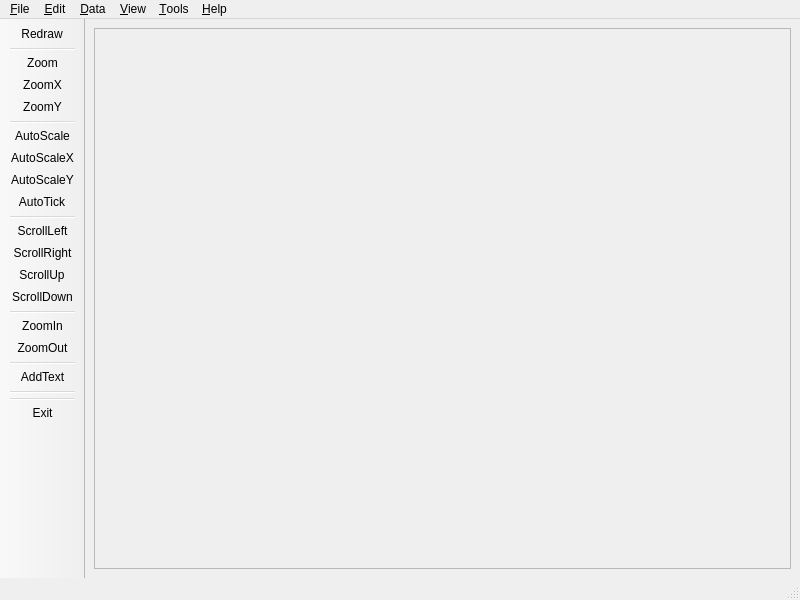
<ui version="4.0" >
 <class>MainWindow</class>
 <widget class="QMainWindow" name="MainWindow" >
  <property name="geometry" >
   <rect>
    <x>0</x>
    <y>0</y>
    <width>800</width>
    <height>600</height>
   </rect>
  </property>
  <property name="windowTitle" >
   <string>Grace</string>
  </property>
  <widget class="QWidget" name="centralwidget" >
   <layout class="QGridLayout" name="gridLayout" >
    <item row="0" column="0" >
     <widget class="QScrollArea" name="scrollArea" >
      <property name="widgetResizable" >
       <bool>true</bool>
      </property>
      <property name="alignment" >
       <set>Qt::AlignLeading|Qt::AlignLeft|Qt::AlignTop</set>
      </property>
      <widget class="CanvasWidget" name="widget" >
       <property name="geometry" >
        <rect>
         <x>0</x>
         <y>0</y>
         <width>707</width>
         <height>540</height>
        </rect>
       </property>
       <layout class="QGridLayout" name="gridLayout_2" />
      </widget>
     </widget>
    </item>
   </layout>
  </widget>
  <widget class="QMenuBar" name="menubar" >
   <property name="geometry" >
    <rect>
     <x>0</x>
     <y>0</y>
     <width>800</width>
     <height>19</height>
    </rect>
   </property>
   <widget class="QMenu" name="menu_File" >
    <property name="title" >
     <string>&amp;File</string>
    </property>
    <addaction name="actionNew" />
    <addaction name="actionOpen" />
    <addaction name="actionSave" />
    <addaction name="actionSaveAs" />
    <addaction name="actionRevertToSaved" />
    <addaction name="separator" />
    <addaction name="actionPrintSetup" />
    <addaction name="actionPrint" />
    <addaction name="separator" />
    <addaction name="actionExit" />
   </widget>
   <widget class="QMenu" name="menu_Edit" >
    <property name="title" >
     <string>&amp;Edit</string>
    </property>
   </widget>
   <widget class="QMenu" name="menu_Data" >
    <property name="title" >
     <string>&amp;Data</string>
    </property>
   </widget>
   <widget class="QMenu" name="menu_View" >
    <property name="title" >
     <string>&amp;View</string>
    </property>
    <widget class="QMenu" name="menuSho_w_Hide" >
     <property name="title" >
      <string>Sho&amp;w/Hide</string>
     </property>
     <addaction name="actionLocatorBar" />
     <addaction name="actionStatusBar" />
     <addaction name="actionTooBar" />
    </widget>
    <widget class="QMenu" name="menuPage_zoom" >
     <property name="title" >
      <string>Page &amp;zoom</string>
     </property>
     <addaction name="actionSmaller" />
     <addaction name="actionLarger" />
     <addaction name="separator" />
     <addaction name="actionOriginalSize" />
    </widget>
    <addaction name="menuSho_w_Hide" />
    <addaction name="menuPage_zoom" />
    <addaction name="separator" />
    <addaction name="actionPageRendering" />
    <addaction name="separator" />
    <addaction name="actionRedraw" />
    <addaction name="separator" />
    <addaction name="actionUpdateAll" />
   </widget>
   <widget class="QMenu" name="menu_Tools" >
    <property name="title" >
     <string>&amp;Tools</string>
    </property>
   </widget>
   <widget class="QMenu" name="menu_Help" >
    <property name="title" >
     <string>&amp;Help</string>
    </property>
   </widget>
   <addaction name="menu_File" />
   <addaction name="menu_Edit" />
   <addaction name="menu_Data" />
   <addaction name="menu_View" />
   <addaction name="menu_Tools" />
   <addaction name="menu_Help" />
  </widget>
  <widget class="QStatusBar" name="statusbar" />
  <widget class="QToolBar" name="toolBar" >
   <property name="windowTitle" >
    <string>toolBar</string>
   </property>
   <property name="movable" >
    <bool>false</bool>
   </property>
   <property name="iconSize" >
    <size>
     <width>16</width>
     <height>16</height>
    </size>
   </property>
   <property name="floatable" >
    <bool>false</bool>
   </property>
   <attribute name="toolBarArea" >
    <enum>LeftToolBarArea</enum>
   </attribute>
   <attribute name="toolBarBreak" >
    <bool>false</bool>
   </attribute>
   <addaction name="actionRedraw" />
   <addaction name="separator" />
   <addaction name="actionZoom" />
   <addaction name="actionZoomX" />
   <addaction name="actionZoomY" />
   <addaction name="separator" />
   <addaction name="actionAutoScale" />
   <addaction name="actionAutoScaleX" />
   <addaction name="actionAutoScaleY" />
   <addaction name="actionAutoTick" />
   <addaction name="separator" />
   <addaction name="actionScrollLeft" />
   <addaction name="actionScrollRight" />
   <addaction name="actionScrollUp" />
   <addaction name="actionScrollDown" />
   <addaction name="separator" />
   <addaction name="actionZoomIn" />
   <addaction name="actionZoomOut" />
   <addaction name="separator" />
   <addaction name="actionAddText" />
   <addaction name="separator" />
   <addaction name="separator" />
   <addaction name="actionExit" />
  </widget>
  <action name="actionNew" >
   <property name="text" >
    <string>&amp;New</string>
   </property>
   <property name="shortcut" >
    <string>Ctrl+N</string>
   </property>
  </action>
  <action name="actionOpen" >
   <property name="text" >
    <string>&amp;Open...</string>
   </property>
   <property name="shortcut" >
    <string>Ctrl+O</string>
   </property>
  </action>
  <action name="actionSave" >
   <property name="text" >
    <string>&amp;Save</string>
   </property>
   <property name="shortcut" >
    <string>Ctrl+S</string>
   </property>
  </action>
  <action name="actionSaveAs" >
   <property name="text" >
    <string>S&amp;ave as...</string>
   </property>
  </action>
  <action name="actionRevertToSaved" >
   <property name="text" >
    <string>Re&amp;vert to saved</string>
   </property>
  </action>
  <action name="actionPrintSetup" >
   <property name="text" >
    <string>Prin&amp;t setup...</string>
   </property>
   <property name="shortcut" >
    <string>Ctrl+P</string>
   </property>
  </action>
  <action name="actionPrint" >
   <property name="text" >
    <string>&amp;Print</string>
   </property>
   <property name="shortcut" >
    <string>Ctrl+Alt+P</string>
   </property>
  </action>
  <action name="actionExit" >
   <property name="text" >
    <string>E&amp;xit</string>
   </property>
   <property name="shortcut" >
    <string>Ctrl+Q</string>
   </property>
  </action>
  <action name="actionPageRendering" >
   <property name="text" >
    <string>&amp;Page rendering...</string>
   </property>
  </action>
  <action name="actionRedraw" >
   <property name="text" >
    <string>&amp;Redraw</string>
   </property>
   <property name="shortcut" >
    <string>Ctrl+L</string>
   </property>
  </action>
  <action name="actionUpdateAll" >
   <property name="text" >
    <string>&amp;Update all</string>
   </property>
  </action>
  <action name="actionSmaller" >
   <property name="text" >
    <string>&amp;Smaller</string>
   </property>
   <property name="shortcut" >
    <string>Ctrl+-</string>
   </property>
  </action>
  <action name="actionLarger" >
   <property name="text" >
    <string>&amp;Larger</string>
   </property>
   <property name="shortcut" >
    <string>Ctrl++</string>
   </property>
  </action>
  <action name="actionOriginalSize" >
   <property name="text" >
    <string>&amp;Original size</string>
   </property>
   <property name="shortcut" >
    <string>Ctrl+1</string>
   </property>
  </action>
  <action name="actionLocatorBar" >
   <property name="checkable" >
    <bool>true</bool>
   </property>
   <property name="checked" >
    <bool>true</bool>
   </property>
   <property name="text" >
    <string>&amp;Locator bar</string>
   </property>
  </action>
  <action name="actionStatusBar" >
   <property name="checkable" >
    <bool>true</bool>
   </property>
   <property name="checked" >
    <bool>true</bool>
   </property>
   <property name="text" >
    <string>&amp;Status bar</string>
   </property>
  </action>
  <action name="actionTooBar" >
   <property name="checkable" >
    <bool>true</bool>
   </property>
   <property name="checked" >
    <bool>true</bool>
   </property>
   <property name="text" >
    <string>&amp;Tool bar</string>
   </property>
  </action>
  <action name="actionZoom" >
   <property name="text" >
    <string>Zoom</string>
   </property>
  </action>
  <action name="actionZoomX" >
   <property name="text" >
    <string>ZoomX</string>
   </property>
  </action>
  <action name="actionZoomY" >
   <property name="text" >
    <string>ZoomY</string>
   </property>
  </action>
  <action name="actionAutoScale" >
   <property name="text" >
    <string>AutoScale</string>
   </property>
  </action>
  <action name="actionAutoScaleX" >
   <property name="text" >
    <string>AutoScaleX</string>
   </property>
  </action>
  <action name="actionAutoScaleY" >
   <property name="text" >
    <string>AutoScaleY</string>
   </property>
  </action>
  <action name="actionAutoTick" >
   <property name="text" >
    <string>AutoTick</string>
   </property>
  </action>
  <action name="actionScrollLeft" >
   <property name="text" >
    <string>ScrollLeft</string>
   </property>
  </action>
  <action name="actionScrollRight" >
   <property name="text" >
    <string>ScrollRight</string>
   </property>
  </action>
  <action name="actionScrollUp" >
   <property name="text" >
    <string>ScrollUp</string>
   </property>
  </action>
  <action name="actionScrollDown" >
   <property name="text" >
    <string>ScrollDown</string>
   </property>
  </action>
  <action name="actionZoomIn" >
   <property name="text" >
    <string>ZoomIn</string>
   </property>
  </action>
  <action name="actionZoomOut" >
   <property name="text" >
    <string>ZoomOut</string>
   </property>
  </action>
  <action name="actionAddText" >
   <property name="text" >
    <string>AddText</string>
   </property>
  </action>
 </widget>
 <customwidgets>
  <customwidget>
   <class>CanvasWidget</class>
   <extends>QWidget</extends>
   <header>canvaswidget.h</header>
   <container>1</container>
  </customwidget>
 </customwidgets>
 <resources/>
 <connections/>
</ui>
